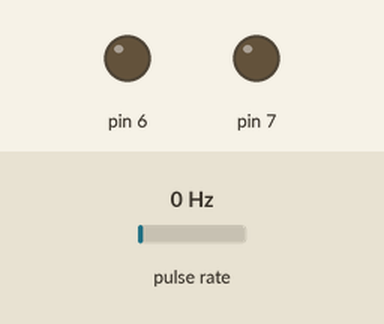
Recording of a sketch running on a simulated Arduino Uno, built with avr-gcc and run on an emulated ATmega328P. Parts: output pins drawn as LEDs (lit = HIGH). Wiring (inferred from the names in the program): pulse sensor: data pin 3. Inputs (shaded band) come from the test bench; at power-on: pulse rate 0 Hz.

Above: at 1.2 s.
1.3 s: pulse rate (sensor on pin 3) set to 4 Hz
Timing chart, 0 to 10.3 s (numbered marks = the images above; inputs shaded):
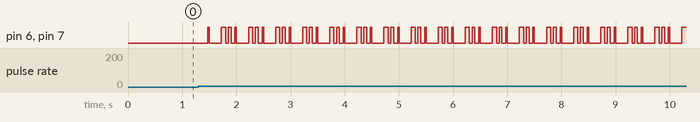

Measured:
- after the input at 1.3 s, pin 6, pin 7: LOW → HIGH after 0.18 s, then repeats every 0.50 s: LOW 0.22 s, HIGH 0.08 s, LOW 0.05 s, HIGH 0.05 s, LOW 0.07 s, HIGH 0.03 s

The sketch:

Encoder.ino
```cpp
//these pins can not be changed 2/3 are special pins
//int encoderPin1 = 2;
int encoderPin = 3;

#define outPin 13

volatile int lastEncoded = 0;
volatile long encoderValue = 0;

long lastencoderValue = 0;

int lastMSB = 0;
int lastLSB = 0;

void setup() {
  Serial.begin (9600);

//  pinMode(encoderPin1, INPUT);
  pinMode(encoderPin, INPUT);

  pinMode(6, OUTPUT);
  pinMode(7, OUTPUT);

//  digitalWrite(encoderPin1, HIGH); //turn pullup resistor on
  digitalWrite(encoderPin, HIGH); //turn pullup resistor on

  //call updateEncoder() when any high/low changed seen
  //on interrupt 0 (pin 2), or interrupt 1 (pin 3)
//  attachInterrupt(0, updateEncoder, CHANGE);
  attachInterrupt(digitalPinToInterrupt(3), updateEncoder, CHANGE);

}

void loop(){
  //Do stuff here

  digitalWrite(6, LOW);
  digitalWrite(7, LOW);

//  Serial.println(encoderValue);
  delay(100); //just here to slow down the output, and show it will work  even during a delay
}


void updateEncoder(){
  digitalWrite(6, HIGH);
  digitalWrite(7, HIGH);
  delay(100);
//  int MSB = digitalRead(encoderPin1); //MSB = most significant bit
//  int LSB = digitalRead(encoderPin2); //LSB = least significant bit
//
//  int encoded = (MSB << 1) |LSB; //converting the 2 pin value to single number
//  int sum  = (lastEncoded << 2) | encoded; //adding it to the previous encoded value
//
//  if(sum == 0b1101 || sum == 0b0100 || sum == 0b0010 || sum == 0b1011) encoderValue ++;
//  if(sum == 0b1110 || sum == 0b0111 || sum == 0b0001 || sum == 0b1000) encoderValue --;
//
//  lastEncoded = encoded; //store this value for next time
}
```
